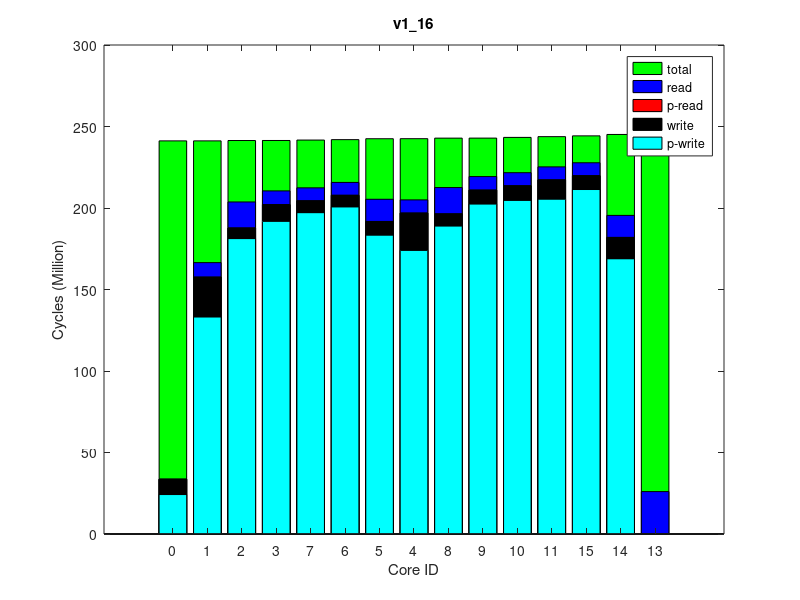

The MATLAB source for this figure:
times(1, :, :) = [
0, 242307802, 0
0, 242310048, 0
0, 242528161, 0
0, 242543072, 0
0, 242802841, 0
58, 243070654, 0
0, 243635341, 0
0, 243665798, 0
0, 243998422, 0
0, 244013518, 0
0, 244454998, 0
0, 244929268, 0
0, 245412330, 0
0, 246284392, 0
0, 246374743, 0
];
times(2, :, :) = [
0, 242301834, 0
0, 242304106, 0
0, 242522140, 0
0, 242537364, 0
0, 242796205, 0
116, 243063506, 0
0, 243629549, 0
0, 243660017, 0
0, 243992830, 0
0, 244007995, 0
0, 244448225, 0
0, 244922257, 0
0, 245403262, 0
0, 246269413, 0
0, 246360199, 0
];
times(3, :, :) = [
0, 242348321, 0
0, 242350555, 0
0, 242569926, 0
0, 242585200, 0
0, 242844523, 0
174, 243112679, 0
0, 243678000, 0
0, 243708563, 0
0, 244041377, 0
0, 244056874, 0
0, 244498011, 0
0, 244970221, 0
0, 245451842, 0
62, 246315668, 0
0, 246405144, 0
];
times(4, :, :) = [
0, 242353389, 0
0, 242355581, 0
0, 242574264, 0
0, 242589445, 0
0, 242848668, 0
58, 243116846, 0
0, 243680499, 0
0, 243711143, 0
0, 244043274, 0
0, 244058428, 0
0, 244499973, 0
0, 244972158, 0
0, 245454170, 0
0, 246326678, 0
0, 246419801, 0
];
times(5, :, :) = [
0, 242356168, 0
0, 242358597, 0
0, 242577525, 0
0, 242592286, 0
0, 242852089, 0
174, 243119366, 0
0, 243683991, 0
0, 243714481, 0
0, 244046567, 0
0, 244061688, 0
0, 244502673, 0
0, 244974057, 0
0, 245456214, 0
0, 246329254, 0
0, 246420922, 0
];
times(6, :, :) = [
0, 242361733, 0
0, 242364133, 0
0, 242583556, 0
0, 242598637, 0
0, 242858137, 0
58, 243125610, 0
0, 243691211, 0
0, 243721712, 0
0, 244053553, 0
0, 244069070, 0
0, 244510129, 0
0, 244984012, 0
0, 245465990, 0
0, 246334373, 0
0, 246427664, 0
];
times(7, :, :) = [
0, 242351851, 0
0, 242354306, 0
0, 242573484, 0
0, 242588571, 0
0, 242847282, 0
120, 243115636, 0
0, 243680445, 0
0, 243710984, 0
0, 244042745, 0
0, 244058108, 0
0, 244498334, 0
0, 244971397, 0
0, 245454633, 0
0, 246323066, 0
0, 246414414, 0
];
times(8, :, :) = [
0, 242355170, 0
0, 242357600, 0
0, 242575590, 0
0, 242590693, 0
0, 242849612, 0
232, 243116491, 0
0, 243682635, 0
0, 243713134, 0
0, 244046007, 0
0, 244061036, 0
0, 244502070, 0
0, 244978179, 0
0, 245460239, 0
0, 246330431, 0
0, 246420122, 0
];
times(9, :, :) = [
0, 242345474, 0
0, 242347889, 0
0, 242567336, 0
0, 242582535, 0
0, 242841872, 0
0, 243109249, 0
0, 243673656, 0
0, 243704248, 0
0, 244036785, 0
0, 244052038, 0
0, 244493131, 0
0, 244966143, 0
0, 245448244, 0
0, 246321514, 0
0, 246415527, 0
];
times(10, :, :) = [
0, 242344652, 0
0, 242346811, 0
0, 242565635, 0
0, 242580635, 0
0, 242840449, 0
116, 243107423, 0
0, 243672006, 0
0, 243702509, 0
0, 244034700, 0
0, 244049976, 0
0, 244491389, 0
0, 244965219, 0
0, 245448306, 0
0, 246321959, 0
0, 246411023, 0
];
ave_times = round(squeeze(mean(times)));
format long g, ave_times
std_times = round(squeeze(std(times)));
format long g, std_times
polling_read_times = ave_times;
times(1, :, :) = [
24181934, 240620359, 0
133082414, 240622813, 0
181188391, 240841495, 0
191754103, 240857516, 0
197092581, 241117977, 0
200605641, 241387972, 0
183253107, 241960895, 0
173911230, 241992304, 0
188842796, 242330822, 0
202380444, 242346816, 0
204613131, 242798346, 0
205340581, 243271736, 0
211315075, 243769237, 0
168780774, 244624642, 0
0, 244713379, 0
];
times(2, :, :) = [
24187797, 240636404, 0
133084224, 240638913, 0
181165783, 240856688, 0
191737475, 240872440, 0
197107244, 241132627, 0
200631952, 241403389, 0
183284622, 241976466, 0
173948013, 242008111, 0
188870195, 242346693, 0
202405876, 242362699, 0
204641873, 242813772, 0
205342116, 243288394, 0
211316844, 243785922, 0
168824235, 244647703, 0
0, 244737729, 0
];
times(3, :, :) = [
24217646, 240669926, 0
133128643, 240672472, 0
181246923, 240892221, 0
191816741, 240907905, 0
197171986, 241168330, 0
200688297, 241439012, 0
183327699, 242011866, 0
174000987, 242043506, 0
188935128, 242382618, 0
202416279, 242398257, 0
204584596, 242849972, 0
205391535, 243323456, 0
211364070, 243820298, 0
168868888, 244692037, 0
0, 244780201, 0
];
times(4, :, :) = [
24150671, 240611335, 0
133109912, 240613813, 0
181200605, 240830915, 0
191763631, 240846924, 0
197095346, 241106439, 0
200604441, 241377276, 0
183261062, 241949854, 0
173897137, 241981446, 0
188834672, 242320282, 0
202383305, 242336408, 0
204642589, 242787690, 0
205348301, 243262008, 0
211315632, 243759187, 0
168844965, 244631220, 0
0, 244719419, 0
];
times(5, :, :) = [
24208925, 240660885, 0
133137777, 240663321, 0
181265913, 240881565, 0
191834282, 240897120, 0
197169278, 241156644, 0
200699623, 241427085, 0
183329385, 241999877, 0
173976589, 242031335, 0
188895126, 242369726, 0
202445611, 242385897, 0
204679393, 242837350, 0
205378663, 243310149, 0
211344827, 243808123, 0
168888101, 244672009, 0
0, 244762597, 0
];
times(6, :, :) = [
24178145, 240627782, 0
133085767, 240630103, 0
181198138, 240849005, 0
191760497, 240865079, 0
197082918, 241125190, 0
200599611, 241395784, 0
183245156, 241969254, 0
173932336, 242000711, 0
188888993, 242338970, 0
202328019, 242354827, 0
204641306, 242807338, 0
205351303, 243282949, 0
211316524, 243781250, 0
168823020, 244646574, 0
0, 244737656, 0
];
times(7, :, :) = [
24268578, 240672420, 0
133137380, 240674922, 0
181227569, 240892516, 0
191781840, 240908209, 0
197148432, 241167843, 0
200670128, 241438533, 0
183306667, 242011110, 0
174006885, 242042550, 0
189009594, 242381469, 0
202408660, 242397129, 0
204648768, 242848515, 0
205410020, 243322264, 0
211369734, 243820254, 0
168844029, 244684076, 0
0, 244771337, 0
];
times(8, :, :) = [
24250488, 240688022, 0
133121779, 240690374, 0
181235398, 240908813, 0
191801694, 240924305, 0
197137371, 241184730, 0
200663664, 241454703, 0
183310397, 242027707, 0
173990657, 242059157, 0
188943286, 242397885, 0
202433742, 242413629, 0
204670195, 242865396, 0
205383511, 243340478, 0
211364418, 243839240, 0
168885696, 244708825, 0
0, 244800449, 0
];
times(9, :, :) = [
24221522, 240654672, 0
133171382, 240657160, 0
181271137, 240876507, 0
191821584, 240892258, 0
197181588, 241151945, 0
200691209, 241422347, 0
183333548, 241995059, 0
173996880, 242026698, 0
188906427, 242365259, 0
202438842, 242381168, 0
204674390, 242832557, 0
205386665, 243305550, 0
211347065, 243802693, 0
168824816, 244668716, 0
0, 244754639, 0
];
times(10, :, :) = [
24177013, 240648489, 0
133088019, 240650837, 0
181198877, 240869589, 0
191777114, 240885200, 0
197123280, 241145245, 0
200600301, 241416189, 0
183285611, 241988896, 0
173977414, 242020349, 0
188952310, 242359090, 0
202393434, 242374922, 0
204562259, 242825956, 0
205363447, 243302557, 0
211349888, 243799493, 0
168887679, 244661494, 0
0, 244751076, 0
];
ave_times = round(squeeze(mean(times)));
format long g, ave_times
std_times = round(squeeze(std(times)));
format long g, std_times
polling_write_times = ave_times;
times(1, :, :) = [
0, 267391396, 0
8894460, 267396780, 64000
15961060, 267637099, 128000
8421651, 267654008, 64000
7954117, 267929683, 64000
7912444, 268220124, 64000
13612684, 268826593, 128000
8094870, 268860911, 64000
16129323, 269214217, 128000
8298579, 269231627, 64000
7955349, 269696834, 64000
8024738, 270195632, 64000
7945250, 270707473, 64000
13510766, 271610016, 128000
26020643, 271705284, 255980
];
times(2, :, :) = [
0, 267440006, 0
8897046, 267445067, 64000
15963154, 267685659, 128000
8424401, 267702559, 64000
7970904, 267978147, 64000
7884226, 268268367, 64000
13608285, 268875117, 128000
8092142, 268909574, 64000
16148679, 269262999, 128000
8336505, 269280167, 64000
8045345, 269745469, 64000
7969054, 270245168, 64000
7945699, 270756328, 64000
13515777, 271661133, 128000
26022569, 271757442, 255980
];
times(3, :, :) = [
0, 267376447, 0
8895218, 267381282, 64000
15997198, 267620970, 128000
8413081, 267637518, 64000
7973731, 267912756, 64000
7880351, 268203135, 64000
13608172, 268809926, 128000
8094136, 268844470, 64000
16138385, 269197321, 128000
8312406, 269214636, 64000
8041874, 269679871, 64000
7966039, 270178456, 64000
7946734, 270689881, 64000
13516094, 271603718, 128000
26024413, 271699108, 255980
];
times(4, :, :) = [
0, 267385613, 0
8890928, 267390528, 64000
15961105, 267630856, 128000
8423217, 267647783, 64000
7954476, 267922986, 64000
7912434, 268212975, 64000
13612176, 268819543, 128000
8094952, 268853809, 64000
16147297, 269207176, 128000
8317155, 269224259, 64000
7988943, 269689793, 64000
8004733, 270188552, 64000
7945400, 270701815, 64000
13513065, 271606831, 128000
26020016, 271704521, 255980
];
times(5, :, :) = [
0, 267316271, 0
8891117, 267321432, 64000
15961410, 267561317, 128000
8422819, 267578343, 64000
7955205, 267854342, 64000
7912735, 268145020, 64000
13614258, 268751394, 128000
8093454, 268785685, 64000
16148534, 269139416, 128000
8343525, 269156525, 64000
8044471, 269621774, 64000
7966542, 270119825, 64000
7945092, 270631505, 64000
13516087, 271543860, 128000
26024547, 271640819, 255980
];
times(6, :, :) = [
0, 267370619, 0
8895377, 267375452, 64000
15998521, 267615785, 128000
8402211, 267632569, 64000
7955217, 267907664, 64000
7915906, 268198251, 64000
13612366, 268804709, 128000
8094329, 268838984, 64000
16138749, 269192204, 128000
8311850, 269209422, 64000
8041464, 269674556, 64000
7966833, 270173176, 64000
7945980, 270685187, 64000
13516114, 271597985, 128000
26022678, 271695433, 255980
];
times(7, :, :) = [
0, 267356759, 0
8893416, 267361768, 64000
15960094, 267602486, 128000
8409654, 267619236, 64000
7955686, 267895130, 64000
7913656, 268185994, 64000
13615110, 268792905, 128000
8093407, 268827396, 64000
16137385, 269180609, 128000
8300548, 269198063, 64000
8040678, 269662817, 64000
7967683, 270162004, 64000
7946367, 270673923, 64000
13515395, 271590101, 128000
26020658, 271688136, 255980
];
times(8, :, :) = [
0, 267343371, 0
8892350, 267348041, 64000
15995661, 267589201, 128000
8403916, 267605910, 64000
7954438, 267882863, 64000
7914517, 268173441, 64000
13611870, 268780073, 128000
8093324, 268814364, 64000
16148130, 269167755, 128000
8315681, 269184853, 64000
8032146, 269650223, 64000
8001919, 270149817, 64000
7945294, 270661945, 64000
13516855, 271574110, 128000
26019442, 271671472, 255980
];
times(9, :, :) = [
0, 267380479, 0
8894530, 267385449, 64000
15998881, 267625226, 128000
8402227, 267641933, 64000
7952379, 267917846, 64000
7902856, 268208528, 64000
13606339, 268814828, 128000
8093846, 268849113, 64000
16144592, 269202670, 128000
8309080, 269219680, 64000
7992396, 269685280, 64000
8000826, 270182819, 64000
7937306, 270696586, 64000
13509547, 271607335, 128000
26023875, 271707779, 255980
];
times(10, :, :) = [
0, 267441004, 0
8896186, 267446141, 64000
15963833, 267686464, 128000
8422847, 267703404, 64000
7970384, 267979583, 64000
7882456, 268269803, 64000
13607284, 268876700, 128000
8093182, 268910972, 64000
16138857, 269264637, 128000
8296207, 269282102, 64000
8042645, 269746894, 64000
7968398, 270244732, 64000
7935515, 270758052, 64000
13508738, 271661276, 128000
26023229, 271761238, 255980
];
ave_times = round(squeeze(mean(times)));
format long g, ave_times
std_times = round(squeeze(std(times)));
format long g, std_times
read_times = ave_times;
times(1, :, :) = [
0, 241202168, 0
0, 241204375, 0
0, 241423170, 0
0, 241438180, 0
0, 241696786, 0
0, 241962210, 0
0, 242521218, 0
0, 242551775, 0
0, 242881833, 0
0, 242897188, 0
0, 243335167, 0
0, 243803535, 0
0, 244286115, 0
0, 245141595, 0
0, 245232949, 0
];
times(2, :, :) = [
0, 241214107, 0
0, 241216319, 0
0, 241433781, 0
0, 241449027, 0
0, 241708167, 0
0, 241973225, 0
0, 242532231, 0
0, 242562549, 0
0, 242892774, 0
0, 242907664, 0
0, 243346110, 0
0, 243811027, 0
0, 244291907, 0
0, 245149466, 0
0, 245241617, 0
];
times(3, :, :) = [
0, 241210957, 0
0, 241213227, 0
0, 241430863, 0
0, 241445680, 0
0, 241704470, 0
0, 241969541, 0
0, 242527739, 0
0, 242558121, 0
0, 242888350, 0
0, 242903338, 0
0, 243341961, 0
0, 243806207, 0
0, 244289191, 0
0, 245149032, 0
0, 245240070, 0
];
times(4, :, :) = [
0, 241097609, 0
0, 241099925, 0
0, 241317683, 0
0, 241332785, 0
0, 241591197, 0
0, 241856452, 0
0, 242416604, 0
0, 242447005, 0
0, 242777215, 0
0, 242792232, 0
0, 243230107, 0
0, 243694491, 0
0, 244175210, 0
0, 245035596, 0
0, 245128308, 0
];
times(5, :, :) = [
0, 241210633, 0
0, 241213112, 0
0, 241430653, 0
0, 241445660, 0
0, 241704549, 0
0, 241968648, 0
0, 242528735, 0
0, 242559123, 0
0, 242889225, 0
0, 242904175, 0
0, 243342714, 0
0, 243808419, 0
0, 244289107, 0
0, 245148791, 0
0, 245242973, 0
];
times(6, :, :) = [
0, 241198733, 0
0, 241201215, 0
0, 241419821, 0
0, 241435167, 0
0, 241694337, 0
0, 241959531, 0
0, 242518923, 0
0, 242549264, 0
0, 242879245, 0
0, 242894688, 0
0, 243331811, 0
0, 243798683, 0
0, 244280873, 0
0, 245133467, 0
0, 245222460, 0
];
times(7, :, :) = [
0, 241210218, 0
0, 241212621, 0
0, 241430769, 0
0, 241445744, 0
0, 241704981, 0
0, 241969531, 0
0, 242528666, 0
0, 242559324, 0
0, 242889678, 0
0, 242904821, 0
0, 243342805, 0
0, 243807024, 0
0, 244288540, 0
0, 245140101, 0
0, 245230688, 0
];
times(8, :, :) = [
0, 241185957, 0
0, 241188438, 0
0, 241406016, 0
0, 241421302, 0
0, 241680608, 0
0, 241945408, 0
0, 242504881, 0
0, 242535259, 0
0, 242866074, 0
0, 242881462, 0
0, 243319929, 0
0, 243780285, 0
0, 244261859, 0
0, 245117204, 0
0, 245206889, 0
];
times(9, :, :) = [
0, 241119075, 0
0, 241121468, 0
0, 241339100, 0
0, 241354438, 0
0, 241613343, 0
0, 241877546, 0
0, 242436620, 0
0, 242467146, 0
0, 242797560, 0
0, 242812501, 0
0, 243250925, 0
0, 243713579, 0
0, 244195271, 0
0, 245059070, 0
0, 245153507, 0
];
times(10, :, :) = [
0, 241231465, 0
0, 241233796, 0
0, 241450702, 0
0, 241466043, 0
0, 241724478, 0
0, 241989128, 0
0, 242548929, 0
0, 242579262, 0
0, 242909608, 0
0, 242924491, 0
0, 243363014, 0
0, 243822877, 0
0, 244305443, 0
0, 245161840, 0
0, 245250397, 0
];
ave_times = round(squeeze(mean(times)));
format long g, ave_times
std_times = round(squeeze(std(times)));
format long g, std_times
total_times = ave_times;
times(1, :, :) = [
33609300, 240958951, 64000
157578788, 240967025, 128000
187705348, 241178927, 64000
202058737, 241197711, 64000
204386179, 241456120, 64000
207763537, 241720068, 64000
191732689, 242272697, 64000
196863450, 242310197, 128000
196385694, 242629959, 64000
210930527, 242649031, 64000
213613658, 243086657, 64000
217242099, 243549014, 64000
219810172, 244029997, 64000
181930245, 244889652, 64000
0, 244979960, 0
];
times(2, :, :) = [
33596451, 240957735, 64000
157595800, 240965933, 128000
187728884, 241179244, 64000
202087092, 241198235, 64000
204406919, 241456877, 64000
207783817, 241721641, 64000
191736511, 242274502, 64000
196900685, 242311924, 128000
196412757, 242632073, 64000
210973697, 242651092, 64000
213671595, 243088645, 64000
217240780, 243553234, 64000
219783418, 244036234, 64000
181943312, 244890369, 64000
0, 244981659, 0
];
times(3, :, :) = [
33603171, 240964501, 64000
157611321, 240972933, 128000
187776866, 241183849, 64000
202127557, 241202601, 64000
204461911, 241461527, 64000
207817995, 241725697, 64000
191767832, 242277166, 64000
196898355, 242314642, 128000
196422948, 242635323, 64000
210980122, 242654565, 64000
213637234, 243091843, 64000
217232214, 243557472, 64000
219830164, 244038568, 64000
181944448, 244896342, 64000
0, 244987655, 0
];
times(4, :, :) = [
33596699, 240950467, 64000
157607470, 240958941, 128000
187757598, 241171636, 64000
202099471, 241190067, 64000
204422801, 241448300, 64000
207781811, 241713615, 64000
191723420, 242266337, 64000
196866285, 242303924, 128000
196407234, 242623289, 64000
210985915, 242642449, 64000
213677589, 243079712, 64000
217256026, 243541802, 64000
219790396, 244023225, 64000
181917043, 244872668, 64000
0, 244964427, 0
];
times(5, :, :) = [
33626584, 240989878, 64000
157627342, 240998341, 128000
187784757, 241210756, 64000
202124092, 241229501, 64000
204448063, 241487694, 64000
207825234, 241752460, 64000
191780305, 242304213, 64000
196949055, 242341584, 128000
196468880, 242661739, 64000
211027604, 242680818, 64000
213690259, 243118310, 64000
217290309, 243582237, 64000
219829942, 244064412, 64000
181977093, 244916767, 64000
0, 245008918, 0
];
times(6, :, :) = [
33628280, 240990492, 64000
157643722, 240998600, 128000
187787638, 241210344, 64000
202154932, 241229384, 64000
204480200, 241487453, 64000
207843644, 241751532, 64000
191791930, 242304041, 64000
196953243, 242341418, 128000
196449863, 242661829, 64000
210992780, 242680708, 64000
213655364, 243118207, 64000
217267096, 243582452, 64000
219833512, 244062734, 64000
181973267, 244919177, 64000
0, 245010388, 0
];
times(7, :, :) = [
33626256, 240982696, 64000
157580460, 240990914, 128000
187724848, 241203175, 64000
202071166, 241221944, 64000
204410443, 241479765, 64000
207774386, 241745108, 64000
191732138, 242296802, 64000
196874238, 242334287, 128000
196418431, 242655080, 64000
210971041, 242674333, 64000
213627242, 243111816, 64000
217248742, 243576643, 64000
219827320, 244057725, 64000
181963606, 244913398, 64000
0, 245009808, 0
];
times(8, :, :) = [
33592553, 240953017, 64000
157569863, 240961263, 128000
187691679, 241173495, 64000
202051677, 241192163, 64000
204394863, 241450986, 64000
207763620, 241715472, 64000
191721336, 242267129, 64000
196844134, 242304607, 128000
196390111, 242624631, 64000
210963085, 242643919, 64000
213598229, 243081523, 64000
217258051, 243545580, 64000
219808226, 244026755, 64000
181943005, 244883339, 64000
0, 244977406, 0
];
times(9, :, :) = [
33588100, 240959076, 64000
157583728, 240967456, 128000
187733513, 241178973, 64000
202069233, 241197701, 64000
204433048, 241456704, 64000
207821620, 241720403, 64000
191767839, 242272802, 64000
196888274, 242310323, 128000
196427228, 242630310, 64000
210999976, 242649202, 64000
213642232, 243086452, 64000
217271853, 243553236, 64000
219807436, 244034515, 64000
181935851, 244887769, 64000
0, 244974417, 0
];
times(10, :, :) = [
33643729, 240996794, 64000
157581367, 241005155, 128000
187689883, 241217197, 64000
202055605, 241236228, 64000
204384972, 241494707, 64000
207737114, 241758902, 64000
191702768, 242311736, 64000
196881132, 242349085, 128000
196390328, 242669184, 64000
210952270, 242688226, 64000
213618245, 243125663, 64000
217258573, 243588506, 64000
219817246, 244070580, 64000
181981423, 244926086, 64000
0, 245010814, 0
];
ave_times = round(squeeze(mean(times)));
format long g, ave_times
std_times = round(squeeze(std(times)));
format long g, std_times
write_times = ave_times;
mytitle = 'v1\_16';
% order = [1 2 3 4 8 7 6 5 9 10 11 12 15 14 13];
order = 1:15;

total_times = total_times(:, 2)(order);

read_times = read_times(:, 1)(order);
write_times = write_times(:, 1)(order);

polling_read_times = polling_read_times(:, 1)(order);
polling_write_times = polling_write_times(:, 1)(order);

total_times /= 1000000;

read_times /= 1000000;
write_times /= 1000000;

polling_read_times /= 1000000;
polling_write_times /= 1000000;

% laying read on top of write
read_times += write_times;
polling_read_times += write_times;

figure(1);
clf()
% set(gcf, 'Position', get(0,'Screensize'));
% set(gcf,'units','normalized','outerposition',[0 0 1 1])
bar(0:14, total_times,'g');
hold on;
bar(0:14, read_times,'b');
bar(0:14, polling_read_times,'r');
bar(0:14, write_times,'k');
bar(0:14, polling_write_times,'c');
hold off

axis([-2 16 0 300])
% axis([-1 15])
set(gca,'XTick',0:14);
set(gca,'xticklabel',{ '0'; '1'; '2'; '3'; '7'; '6'; '5'; '4'; '8'; '9'; '10'; '11'; '15'; '14'; '13' })

xlabel('Core ID')
ylabel('Cycles (Million)')

legend('total', 'read', 'p-read', 'write', 'p-write')
title(mytitle)
print(1, strcat(mytitle, '.png'))
